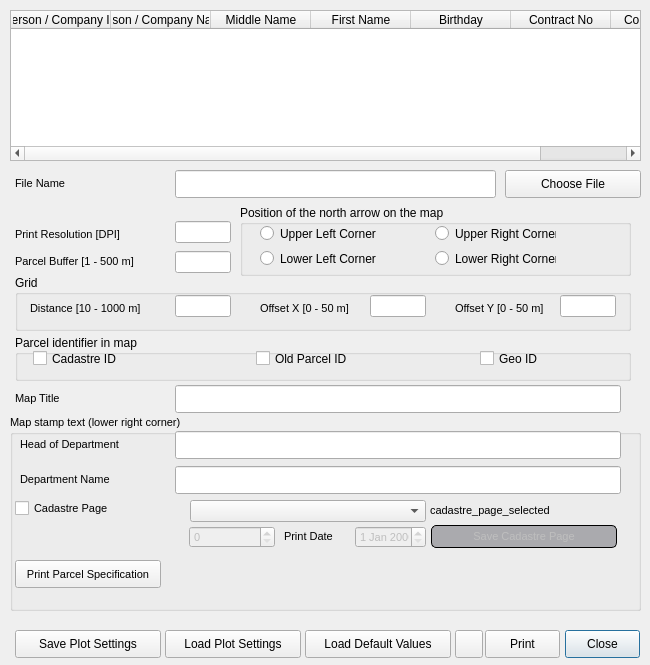
<?xml version="1.0" encoding="UTF-8"?>
<ui version="4.0">
 <class>PrintDialog</class>
 <widget class="QDialog" name="PrintDialog">
  <property name="windowModality">
   <enum>Qt::ApplicationModal</enum>
  </property>
  <property name="geometry">
   <rect>
    <x>0</x>
    <y>0</y>
    <width>650</width>
    <height>665</height>
   </rect>
  </property>
  <property name="minimumSize">
   <size>
    <width>650</width>
    <height>665</height>
   </size>
  </property>
  <property name="maximumSize">
   <size>
    <width>650</width>
    <height>665</height>
   </size>
  </property>
  <property name="windowTitle">
   <string>Dialog</string>
  </property>
  <property name="modal">
   <bool>false</bool>
  </property>
  <widget class="QPushButton" name="close_button">
   <property name="geometry">
    <rect>
     <x>565</x>
     <y>630</y>
     <width>75</width>
     <height>28</height>
    </rect>
   </property>
   <property name="text">
    <string>Close</string>
   </property>
  </widget>
  <widget class="QPushButton" name="help_button">
   <property name="geometry">
    <rect>
     <x>455</x>
     <y>630</y>
     <width>28</width>
     <height>28</height>
    </rect>
   </property>
   <property name="sizePolicy">
    <sizepolicy hsizetype="Fixed" vsizetype="Fixed">
     <horstretch>0</horstretch>
     <verstretch>0</verstretch>
    </sizepolicy>
   </property>
   <property name="minimumSize">
    <size>
     <width>28</width>
     <height>28</height>
    </size>
   </property>
   <property name="maximumSize">
    <size>
     <width>28</width>
     <height>28</height>
    </size>
   </property>
   <property name="font">
    <font>
     <pointsize>10</pointsize>
     <italic>false</italic>
    </font>
   </property>
   <property name="text">
    <string/>
   </property>
   <property name="icon">
    <iconset resource="resources.qrc">
     <normaloff>:/plugins/lm2/help_button.png</normaloff>:/plugins/lm2/help_button.png</iconset>
   </property>
  </widget>
  <widget class="QTableWidget" name="right_holder_twidget">
   <property name="geometry">
    <rect>
     <x>10</x>
     <y>10</y>
     <width>631</width>
     <height>151</height>
    </rect>
   </property>
   <column>
    <property name="text">
     <string>Person / Company ID</string>
    </property>
   </column>
   <column>
    <property name="text">
     <string>Person / Company Name</string>
    </property>
   </column>
   <column>
    <property name="text">
     <string>Middle Name</string>
    </property>
   </column>
   <column>
    <property name="text">
     <string>First Name</string>
    </property>
   </column>
   <column>
    <property name="text">
     <string>Birthday</string>
    </property>
   </column>
   <column>
    <property name="text">
     <string>Contract No</string>
    </property>
   </column>
   <column>
    <property name="text">
     <string>Contract Date</string>
    </property>
   </column>
  </widget>
  <widget class="QPushButton" name="print_button">
   <property name="geometry">
    <rect>
     <x>485</x>
     <y>630</y>
     <width>75</width>
     <height>28</height>
    </rect>
   </property>
   <property name="text">
    <string>Print</string>
   </property>
  </widget>
  <widget class="QLineEdit" name="file_name_edit">
   <property name="geometry">
    <rect>
     <x>175</x>
     <y>170</y>
     <width>321</width>
     <height>28</height>
    </rect>
   </property>
   <property name="font">
    <font>
     <pointsize>8</pointsize>
    </font>
   </property>
   <property name="readOnly">
    <bool>true</bool>
   </property>
  </widget>
  <widget class="QLabel" name="label">
   <property name="geometry">
    <rect>
     <x>15</x>
     <y>175</y>
     <width>146</width>
     <height>16</height>
    </rect>
   </property>
   <property name="font">
    <font>
     <pointsize>8</pointsize>
    </font>
   </property>
   <property name="text">
    <string>File Name</string>
   </property>
   <property name="buddy">
    <cstring>file_name_edit</cstring>
   </property>
  </widget>
  <widget class="QPushButton" name="choose_file_button">
   <property name="geometry">
    <rect>
     <x>505</x>
     <y>170</y>
     <width>136</width>
     <height>28</height>
    </rect>
   </property>
   <property name="text">
    <string>Choose File</string>
   </property>
  </widget>
  <widget class="QLineEdit" name="dpi_edit">
   <property name="geometry">
    <rect>
     <x>175</x>
     <y>221</y>
     <width>56</width>
     <height>22</height>
    </rect>
   </property>
   <property name="font">
    <font>
     <pointsize>8</pointsize>
    </font>
   </property>
   <property name="readOnly">
    <bool>false</bool>
   </property>
  </widget>
  <widget class="QLabel" name="label_2">
   <property name="geometry">
    <rect>
     <x>15</x>
     <y>226</y>
     <width>156</width>
     <height>16</height>
    </rect>
   </property>
   <property name="font">
    <font>
     <pointsize>8</pointsize>
    </font>
   </property>
   <property name="text">
    <string>Print Resolution [DPI]</string>
   </property>
   <property name="buddy">
    <cstring>dpi_edit</cstring>
   </property>
  </widget>
  <widget class="QGroupBox" name="northArrowGBox">
   <property name="geometry">
    <rect>
     <x>240</x>
     <y>205</y>
     <width>391</width>
     <height>71</height>
    </rect>
   </property>
   <property name="title">
    <string>Position of the north arrow on the map</string>
   </property>
   <widget class="QRadioButton" name="upper_left_rbutton">
    <property name="geometry">
     <rect>
      <x>20</x>
      <y>20</y>
      <width>121</width>
      <height>17</height>
     </rect>
    </property>
    <property name="text">
     <string>Upper Left Corner</string>
    </property>
   </widget>
   <widget class="QRadioButton" name="upper_right_rbutton">
    <property name="geometry">
     <rect>
      <x>195</x>
      <y>20</y>
      <width>121</width>
      <height>17</height>
     </rect>
    </property>
    <property name="text">
     <string>Upper Right Corner</string>
    </property>
   </widget>
   <widget class="QRadioButton" name="lower_right_rbutton">
    <property name="geometry">
     <rect>
      <x>195</x>
      <y>45</y>
      <width>121</width>
      <height>17</height>
     </rect>
    </property>
    <property name="text">
     <string>Lower Right Corner</string>
    </property>
   </widget>
   <widget class="QRadioButton" name="lower_left_rbutton">
    <property name="geometry">
     <rect>
      <x>20</x>
      <y>45</y>
      <width>121</width>
      <height>17</height>
     </rect>
    </property>
    <property name="text">
     <string>Lower Left Corner</string>
    </property>
   </widget>
  </widget>
  <widget class="QLineEdit" name="map_title_edit">
   <property name="geometry">
    <rect>
     <x>175</x>
     <y>385</y>
     <width>446</width>
     <height>28</height>
    </rect>
   </property>
   <property name="font">
    <font>
     <pointsize>8</pointsize>
    </font>
   </property>
   <property name="readOnly">
    <bool>false</bool>
   </property>
  </widget>
  <widget class="QLabel" name="label_3">
   <property name="geometry">
    <rect>
     <x>15</x>
     <y>390</y>
     <width>146</width>
     <height>16</height>
    </rect>
   </property>
   <property name="font">
    <font>
     <pointsize>8</pointsize>
    </font>
   </property>
   <property name="text">
    <string>Map Title</string>
   </property>
   <property name="buddy">
    <cstring>map_title_edit</cstring>
   </property>
  </widget>
  <widget class="QGroupBox" name="groupBox_2">
   <property name="geometry">
    <rect>
     <x>10</x>
     <y>415</y>
     <width>631</width>
     <height>196</height>
    </rect>
   </property>
   <property name="font">
    <font>
     <pointsize>8</pointsize>
    </font>
   </property>
   <property name="title">
    <string>Map stamp text (lower right corner)</string>
   </property>
   <widget class="QLineEdit" name="department_edit">
    <property name="geometry">
     <rect>
      <x>165</x>
      <y>51</y>
      <width>446</width>
      <height>28</height>
     </rect>
    </property>
    <property name="font">
     <font>
      <pointsize>8</pointsize>
     </font>
    </property>
    <property name="readOnly">
     <bool>false</bool>
    </property>
   </widget>
   <widget class="QLabel" name="label_5">
    <property name="geometry">
     <rect>
      <x>10</x>
      <y>56</y>
      <width>141</width>
      <height>16</height>
     </rect>
    </property>
    <property name="font">
     <font>
      <pointsize>8</pointsize>
     </font>
    </property>
    <property name="text">
     <string>Department Name</string>
    </property>
    <property name="buddy">
     <cstring>department_edit</cstring>
    </property>
   </widget>
   <widget class="QLineEdit" name="department_head_edit">
    <property name="geometry">
     <rect>
      <x>165</x>
      <y>16</y>
      <width>446</width>
      <height>28</height>
     </rect>
    </property>
    <property name="font">
     <font>
      <pointsize>8</pointsize>
     </font>
    </property>
    <property name="readOnly">
     <bool>false</bool>
    </property>
   </widget>
   <widget class="QLabel" name="label_11">
    <property name="geometry">
     <rect>
      <x>10</x>
      <y>21</y>
      <width>141</width>
      <height>16</height>
     </rect>
    </property>
    <property name="font">
     <font>
      <pointsize>8</pointsize>
     </font>
    </property>
    <property name="text">
     <string>Head of Department</string>
    </property>
   </widget>
   <widget class="QCheckBox" name="cadastre_checkbox">
    <property name="geometry">
     <rect>
      <x>5</x>
      <y>85</y>
      <width>171</width>
      <height>17</height>
     </rect>
    </property>
    <property name="text">
     <string>Cadastre Page</string>
    </property>
   </widget>
   <widget class="QSpinBox" name="cadastre_page_sbox">
    <property name="enabled">
     <bool>false</bool>
    </property>
    <property name="geometry">
     <rect>
      <x>179</x>
      <y>111</y>
      <width>86</width>
      <height>22</height>
     </rect>
    </property>
    <property name="maximum">
     <number>99999999</number>
    </property>
   </widget>
   <widget class="QPushButton" name="cpage_save_button">
    <property name="enabled">
     <bool>false</bool>
    </property>
    <property name="geometry">
     <rect>
      <x>421</x>
      <y>110</y>
      <width>186</width>
      <height>23</height>
     </rect>
    </property>
    <property name="styleSheet">
     <string notr="true">QPushButton:pressed {
    background-color: qlineargradient(spread:pad, x1:0, y1:0, x2:0, y2:1,   stop:0 rgba(60, 186, 250, 255), stop:1 rgba(98, 211, 162, 255))
}
QPushButton {
     background-color: #60c465; border: 1px solid black;
     border-radius: 5px;
}

QPushButton:disabled {
    background-color: rgb(170, 170, 174)
}</string>
    </property>
    <property name="text">
     <string>Save Cadastre Page</string>
    </property>
   </widget>
   <widget class="QDateEdit" name="cpage_print_date">
    <property name="enabled">
     <bool>false</bool>
    </property>
    <property name="geometry">
     <rect>
      <x>345</x>
      <y>111</y>
      <width>71</width>
      <height>22</height>
     </rect>
    </property>
   </widget>
   <widget class="QLabel" name="label_4">
    <property name="geometry">
     <rect>
      <x>274</x>
      <y>115</y>
      <width>81</width>
      <height>13</height>
     </rect>
    </property>
    <property name="text">
     <string>Print Date</string>
    </property>
   </widget>
   <widget class="QLabel" name="error_label">
    <property name="geometry">
     <rect>
      <x>0</x>
      <y>175</y>
      <width>626</width>
      <height>16</height>
     </rect>
    </property>
    <property name="text">
     <string/>
    </property>
   </widget>
   <widget class="QComboBox" name="cadastre_page_interval_cbox">
    <property name="geometry">
     <rect>
      <x>180</x>
      <y>85</y>
      <width>236</width>
      <height>22</height>
     </rect>
    </property>
   </widget>
   <widget class="QLabel" name="label_6">
    <property name="geometry">
     <rect>
      <x>420</x>
      <y>85</y>
      <width>196</width>
      <height>21</height>
     </rect>
    </property>
    <property name="text">
     <string>cadastre_page_selected</string>
    </property>
   </widget>
   <widget class="QPushButton" name="print_parcel_address_button">
    <property name="geometry">
     <rect>
      <x>5</x>
      <y>145</y>
      <width>146</width>
      <height>28</height>
     </rect>
    </property>
    <property name="text">
     <string>Print Parcel Specification</string>
    </property>
   </widget>
  </widget>
  <widget class="QPushButton" name="save_settings_button">
   <property name="geometry">
    <rect>
     <x>15</x>
     <y>630</y>
     <width>146</width>
     <height>28</height>
    </rect>
   </property>
   <property name="text">
    <string>Save Plot Settings</string>
   </property>
  </widget>
  <widget class="QPushButton" name="load_settings_button">
   <property name="geometry">
    <rect>
     <x>165</x>
     <y>630</y>
     <width>136</width>
     <height>28</height>
    </rect>
   </property>
   <property name="text">
    <string>Load Plot Settings</string>
   </property>
  </widget>
  <widget class="QPushButton" name="load_defaults_button">
   <property name="geometry">
    <rect>
     <x>305</x>
     <y>630</y>
     <width>146</width>
     <height>28</height>
    </rect>
   </property>
   <property name="text">
    <string>Load Default Values</string>
   </property>
  </widget>
  <widget class="QLabel" name="label_7">
   <property name="geometry">
    <rect>
     <x>15</x>
     <y>246</y>
     <width>156</width>
     <height>31</height>
    </rect>
   </property>
   <property name="font">
    <font>
     <pointsize>8</pointsize>
    </font>
   </property>
   <property name="text">
    <string>Parcel Buffer [1 - 500 m]</string>
   </property>
   <property name="buddy">
    <cstring>buffer_edit</cstring>
   </property>
  </widget>
  <widget class="QLineEdit" name="buffer_edit">
   <property name="geometry">
    <rect>
     <x>175</x>
     <y>251</y>
     <width>56</width>
     <height>22</height>
    </rect>
   </property>
   <property name="font">
    <font>
     <pointsize>8</pointsize>
    </font>
   </property>
   <property name="whatsThis">
    <string>The initial buffer around the parcel based on which the appropriate map scale is calculated. The scale denominator is then rounded to be a multiple of 250.</string>
   </property>
   <property name="readOnly">
    <bool>false</bool>
   </property>
  </widget>
  <widget class="QGroupBox" name="groupBox">
   <property name="geometry">
    <rect>
     <x>15</x>
     <y>275</y>
     <width>616</width>
     <height>56</height>
    </rect>
   </property>
   <property name="title">
    <string>Grid</string>
   </property>
   <widget class="QLineEdit" name="grid_distance_edit">
    <property name="geometry">
     <rect>
      <x>160</x>
      <y>20</y>
      <width>56</width>
      <height>22</height>
     </rect>
    </property>
    <property name="font">
     <font>
      <pointsize>8</pointsize>
     </font>
    </property>
    <property name="whatsThis">
     <string>The initial buffer around the parcel based on which the appropriate map scale is calculated. The scale denominator is then rounded to be a multiple of 250.</string>
    </property>
    <property name="readOnly">
     <bool>false</bool>
    </property>
   </widget>
   <widget class="QLineEdit" name="grid_offset_x_edit">
    <property name="geometry">
     <rect>
      <x>355</x>
      <y>20</y>
      <width>56</width>
      <height>22</height>
     </rect>
    </property>
    <property name="font">
     <font>
      <pointsize>8</pointsize>
     </font>
    </property>
    <property name="whatsThis">
     <string>The initial buffer around the parcel based on which the appropriate map scale is calculated. The scale denominator is then rounded to be a multiple of 250.</string>
    </property>
    <property name="readOnly">
     <bool>false</bool>
    </property>
   </widget>
   <widget class="QLineEdit" name="grid_offset_y_edit">
    <property name="geometry">
     <rect>
      <x>545</x>
      <y>20</y>
      <width>56</width>
      <height>22</height>
     </rect>
    </property>
    <property name="font">
     <font>
      <pointsize>8</pointsize>
     </font>
    </property>
    <property name="whatsThis">
     <string>The initial buffer around the parcel based on which the appropriate map scale is calculated. The scale denominator is then rounded to be a multiple of 250.</string>
    </property>
    <property name="readOnly">
     <bool>false</bool>
    </property>
   </widget>
   <widget class="QLabel" name="label_8">
    <property name="geometry">
     <rect>
      <x>15</x>
      <y>25</y>
      <width>141</width>
      <height>16</height>
     </rect>
    </property>
    <property name="font">
     <font>
      <pointsize>8</pointsize>
     </font>
    </property>
    <property name="text">
     <string>Distance [10 - 1000 m]</string>
    </property>
    <property name="buddy">
     <cstring>grid_distance_edit</cstring>
    </property>
   </widget>
   <widget class="QLabel" name="label_9">
    <property name="geometry">
     <rect>
      <x>245</x>
      <y>25</y>
      <width>106</width>
      <height>16</height>
     </rect>
    </property>
    <property name="font">
     <font>
      <pointsize>8</pointsize>
     </font>
    </property>
    <property name="text">
     <string>Offset X [0 - 50 m]</string>
    </property>
    <property name="buddy">
     <cstring>grid_offset_x_edit</cstring>
    </property>
   </widget>
   <widget class="QLabel" name="label_10">
    <property name="geometry">
     <rect>
      <x>440</x>
      <y>25</y>
      <width>101</width>
      <height>16</height>
     </rect>
    </property>
    <property name="font">
     <font>
      <pointsize>8</pointsize>
     </font>
    </property>
    <property name="text">
     <string>Offset Y [0 - 50 m]</string>
    </property>
    <property name="buddy">
     <cstring>grid_offset_y_edit</cstring>
    </property>
   </widget>
  </widget>
  <widget class="QGroupBox" name="groupBox_3">
   <property name="geometry">
    <rect>
     <x>15</x>
     <y>335</y>
     <width>616</width>
     <height>46</height>
    </rect>
   </property>
   <property name="title">
    <string>Parcel identifier in map</string>
   </property>
  </widget>
  <widget class="QCheckBox" name="old_parcel_id_chbox">
   <property name="geometry">
    <rect>
     <x>256</x>
     <y>350</y>
     <width>134</width>
     <height>17</height>
    </rect>
   </property>
   <property name="text">
    <string>Old Parcel ID</string>
   </property>
  </widget>
  <widget class="QCheckBox" name="cadastreid_chbox">
   <property name="geometry">
    <rect>
     <x>33</x>
     <y>350</y>
     <width>176</width>
     <height>17</height>
    </rect>
   </property>
   <property name="text">
    <string>Cadastre ID</string>
   </property>
  </widget>
  <widget class="QCheckBox" name="geoid_chbox">
   <property name="geometry">
    <rect>
     <x>480</x>
     <y>350</y>
     <width>133</width>
     <height>17</height>
    </rect>
   </property>
   <property name="text">
    <string>Geo ID</string>
   </property>
  </widget>
 </widget>
 <tabstops>
  <tabstop>right_holder_twidget</tabstop>
  <tabstop>choose_file_button</tabstop>
  <tabstop>file_name_edit</tabstop>
  <tabstop>dpi_edit</tabstop>
  <tabstop>upper_left_rbutton</tabstop>
  <tabstop>upper_right_rbutton</tabstop>
  <tabstop>lower_left_rbutton</tabstop>
  <tabstop>lower_right_rbutton</tabstop>
  <tabstop>buffer_edit</tabstop>
  <tabstop>grid_distance_edit</tabstop>
  <tabstop>grid_offset_x_edit</tabstop>
  <tabstop>grid_offset_y_edit</tabstop>
  <tabstop>map_title_edit</tabstop>
  <tabstop>department_head_edit</tabstop>
  <tabstop>department_edit</tabstop>
  <tabstop>save_settings_button</tabstop>
  <tabstop>load_settings_button</tabstop>
  <tabstop>load_defaults_button</tabstop>
  <tabstop>help_button</tabstop>
  <tabstop>print_button</tabstop>
  <tabstop>close_button</tabstop>
 </tabstops>
 <resources>
  <include location="resources.qrc"/>
 </resources>
 <connections/>
 <designerdata>
  <property name="gridDeltaX">
   <number>5</number>
  </property>
  <property name="gridDeltaY">
   <number>5</number>
  </property>
  <property name="gridSnapX">
   <bool>true</bool>
  </property>
  <property name="gridSnapY">
   <bool>true</bool>
  </property>
  <property name="gridVisible">
   <bool>true</bool>
  </property>
 </designerdata>
</ui>
